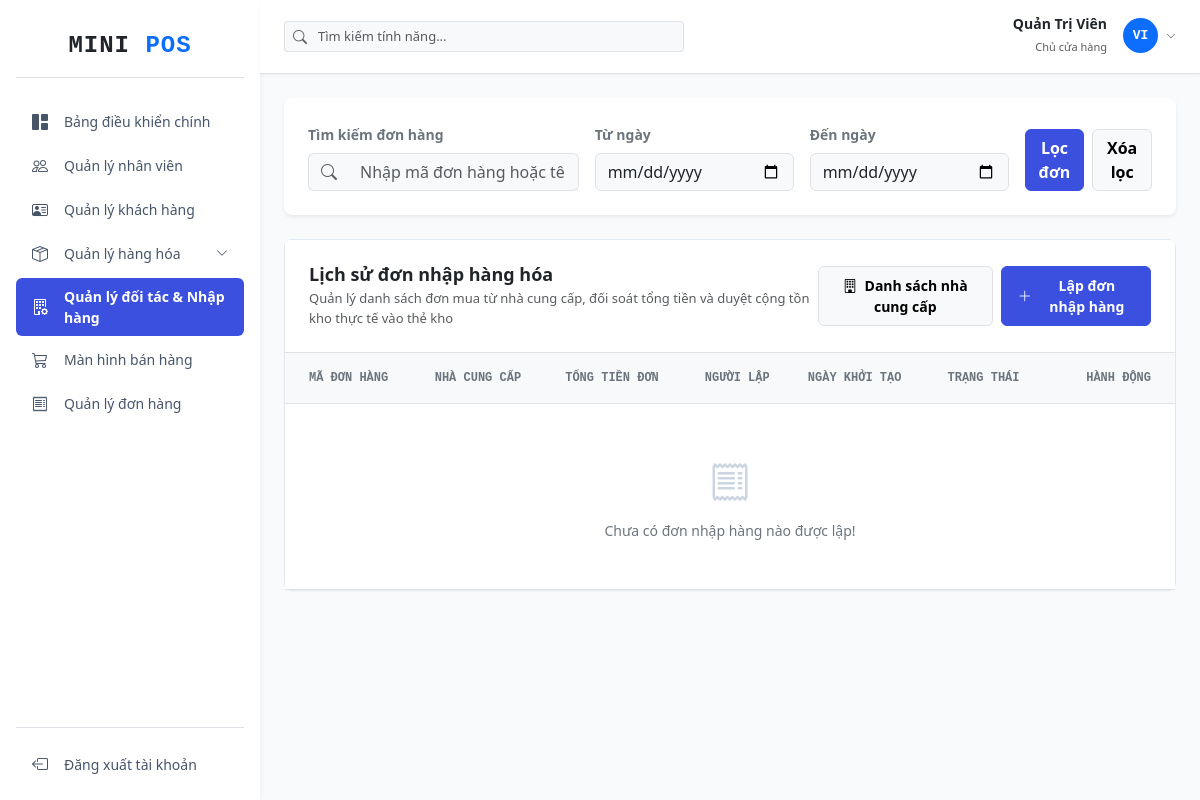
/supplier/orders (signed in), run on an earlier commit of the app's database.
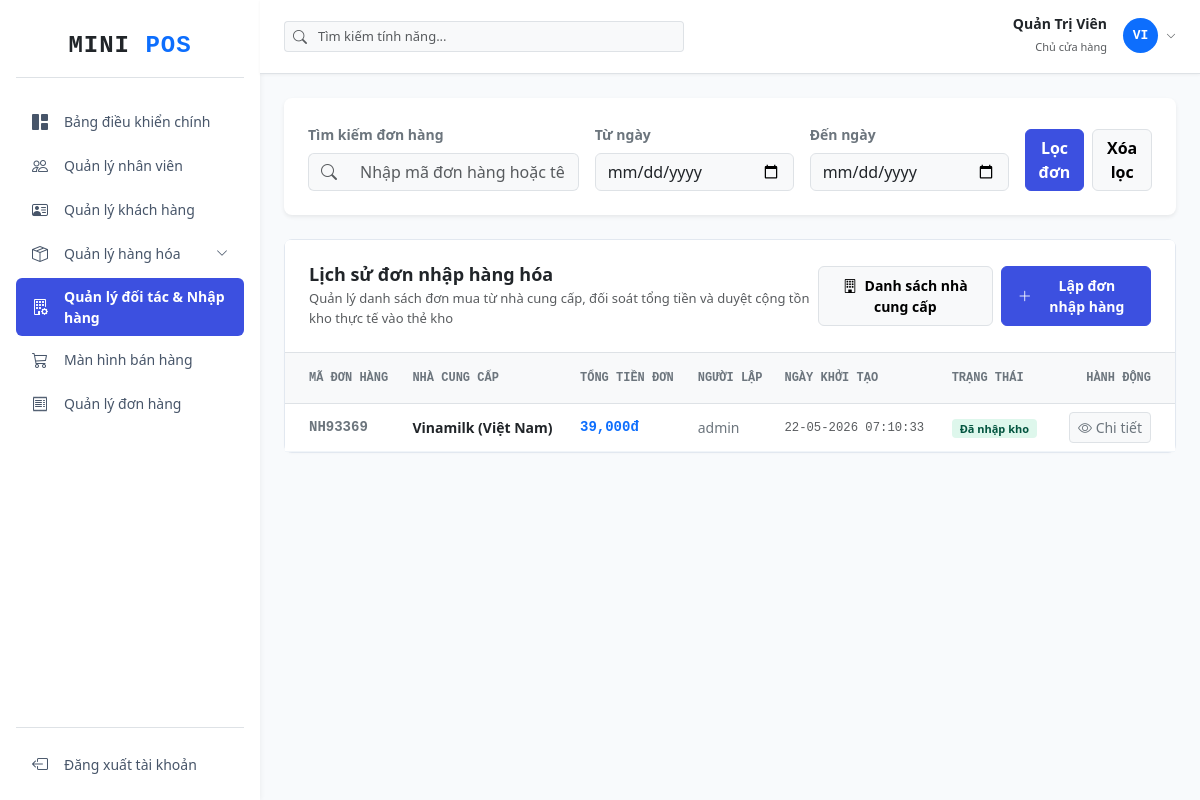
And on a later commit of the database.
### tables this page shows
CREATE TABLE `purchase_orders` (
  `id` int NOT NULL AUTO_INCREMENT,
  `purchase_code` varchar(50) NOT NULL,
  `supplier_id` int NOT NULL,
  `user_id` int NOT NULL,
  `total_amount` decimal(15,2) DEFAULT '0.00',
  `status` tinyint DEFAULT '0',
  `note` text,
  `created_at` timestamp NULL DEFAULT CURRENT_TIMESTAMP,
  PRIMARY KEY (`id`),
  UNIQUE KEY `purchase_code` (`purchase_code`),
  KEY `supplier_id` (`supplier_id`),
  KEY `user_id` (`user_id`),
  CONSTRAINT `purchase_orders_ibfk_1` FOREIGN KEY (`supplier_id`) REFERENCES `suppliers` (`id`),
  CONSTRAINT `purchase_orders_ibfk_2` FOREIGN KEY (`user_id`) REFERENCES `users` (`id`)
);

CREATE TABLE `suppliers` (
  `id` int NOT NULL AUTO_INCREMENT,
  `supplier_code` varchar(50) NOT NULL,
  `supplier_name` varchar(255) NOT NULL,
  `phone` varchar(20) NOT NULL,
  `email` varchar(100) DEFAULT NULL,
  `address` text,
  `status` tinyint DEFAULT '1',
  `created_at` timestamp NULL DEFAULT CURRENT_TIMESTAMP,
  PRIMARY KEY (`id`),
  UNIQUE KEY `supplier_code` (`supplier_code`)
);

CREATE TABLE `users` (
  `id` int NOT NULL AUTO_INCREMENT,
  `user_code` varchar(20) NOT NULL,
  `username` varchar(50) NOT NULL,
  `password` varchar(255) NOT NULL,
  `full_name` varchar(100) NOT NULL,
  `email` varchar(100) NOT NULL,
  `phone` varchar(15) DEFAULT NULL,
  `avatar` varchar(255) DEFAULT NULL,
  `gender` enum('male','female','other') DEFAULT 'other',
  `date_of_birth` date DEFAULT NULL,
  `address` text,
  `role_id` int DEFAULT NULL,
  `status` tinyint NOT NULL DEFAULT '1',
  `note` text,
  `created_at` timestamp NULL DEFAULT CURRENT_TIMESTAMP,
  `updated_at` timestamp NULL DEFAULT CURRENT_TIMESTAMP ON UPDATE CURRENT_TIMESTAMP,
  PRIMARY KEY (`id`),
  UNIQUE KEY `user_code` (`user_code`),
  UNIQUE KEY `username` (`username`),
  UNIQUE KEY `email` (`email`),
  KEY `fk_users_roles` (`role_id`),
  CONSTRAINT `fk_users_roles` FOREIGN KEY (`role_id`) REFERENCES `roles` (`id`) ON DELETE RESTRICT ON UPDATE CASCADE
);

### controllers/SupplierController.php (called while the page is built, shortened)
<?php
require_once 'models/SupplierModel.php';
class SupplierController
{
    private $supplierModel;
    public function __construct()
    {
        $database = new Database();
        $this->db = $database->getConnection();
        $this->supplierModel = new SupplierModel($this->db);
    }
    public function orders()
    {
        $search = isset($_GET['search']) ? trim($_GET['search']) : '';
        $start_date = isset($_GET['start_date']) ? trim($_GET['start_date']) : '';
        $end_date = isset($_GET['end_date']) ? trim($_GET['end_date']) : '';
        $orders = $this->supplierModel->getAllPurchaseOrders($search, $start_date, $end_date);
        require_once 'views/supplier/orders.php';
    }
}

### config/database.php (called while the page is built, shortened)
<?php
class Database
{
    private $host = DB_HOST;
    private $port = DB_PORT;
    private $db_name = DB_NAME;
    private $username = DB_USER;
    private $password = DB_PASS;
    public function getConnection()
    {
        $this->conn = null;
        try {
            $this->conn = new PDO("mysql:host=" . $this->host . ";port=" . $this->port . ";dbname=" . $this->db_name, $this->username, $this->password);
            $this->conn->setAttribute(PDO::ATTR_ERRMODE, PDO::ERRMODE_EXCEPTION);
            $this->conn->exec("set names utf8");
        } catch (PDOException $exception) {
            echo "Connection error: " . $exception->getMessage();
        }
        return $this->conn;
    }
}

### models/SupplierModel.php (called while the page is built, shortened)
<?php
class SupplierModel
{
    private $conn;
    public function __construct($db)
    {
        $this->conn = $db;
    }
    public function getAllPurchaseOrders($search = '', $start_date = '', $end_date = '')
    {
        $query = "SELECT po.*, s.supplier_name, u.username FROM purchase_orders po
                  JOIN suppliers s ON po.supplier_id = s.id
                  JOIN users u ON po.user_id = u.id
                  WHERE 1=1";
        $query .= " ORDER BY po.id DESC";
        $stmt = $this->conn->prepare($query);
        $stmt->execute();
        return $stmt->fetchAll(PDO::FETCH_ASSOC);
    }
}

### views/supplier/orders.php (the view, shortened to what the changed rows need)
<?php
require_once 'views/layout/header.php';
$orders = $orders ?? [];
?>
<div class="card card-custom bg-white mb-4">
    <div class="card-body p-0">
        <div class="table-responsive">
            <table class="table table-hover align-middle mb-0" id="tblPurchaseOrders">
                <thead class="table-light text-secondary font-monospace small border-bottom" style="background-color: #f8fafc;">
                    <tr>
                        <th class="ps-4 py-3 text-secondary" style="font-size: 12px;">MÃ ĐƠN HÀNG</th>
                        <th class="py-3 text-secondary" style="font-size: 12px;">NHÀ CUNG CẤP</th>
                        <th class="py-3 text-secondary" style="font-size: 12px;">TỔNG TIỀN ĐƠN</th>
                        <th class="py-3 text-secondary" style="font-size: 12px;">NGƯỜI LẬP</th>
                        <th class="py-3 text-secondary" style="font-size: 12px;">NGÀY KHỞI TẠO</th>
                        <th class="py-3 text-secondary" style="font-size: 12px;">TRẠNG THÁI</th>
                        <th class="text-end pe-4 py-3 text-secondary" style="font-size: 12px;">HÀNH ĐỘNG</th>
                    </tr>
                </thead>
                <tbody class="text-dark" style="font-size: 14px;">
                    <?php if (!empty($orders)): ?>
                        <?php foreach ($orders as $o): ?>
                            <tr style="border-bottom: 1px solid #f1f5f9;" id="order-row-<?php echo $o['id']; ?>">
                                <td class="ps-4 fw-bold font-monospace text-secondary"><?php echo $o['purchase_code']; ?></td>
                                <td class="fw-bold text-dark"><?php echo htmlspecialchars($o['supplier_name']); ?></td>
                                <td class="font-monospace fw-bold text-primary"><?php echo number_format($o['total_amount'], 0, '.', ','); ?>đ</td>
                                <td class="text-secondary"><?php echo htmlspecialchars($o['username']); ?></td>
                                <td class="text-muted font-monospace small"><?php echo date('d-m-Y H:i:s', strtotime($o['created_at'])); ?></td>
                                <td>
                                    <span class="badge rounded-1 px-2 py-1 fw-semibold status-badge-el" style="<?php echo $o['status'] == 1 ? 'background-color: #def7ec; color: #03543f; font-size: 11px;' : 'background-color: #fef2f2; color: #9b1c1c; font-size: 11px;'; ?>">
                                        <?php echo $o['status'] == 1 ? 'Đã nhập kho' : 'Chờ nhập kho'; ?>
                                    </span>
                                </td>
                                <td class="text-end pe-4">
                                    <div class="d-flex justify-content-end gap-1 btn-container-el">
                                        <button class="btn btn-sm btn-light border text-secondary px-2 shadow-none" onclick="viewOrderDetail(<?php echo $o['id']; ?>)"><i class="bi bi-eye"></i> Chi tiết</button>
                                    </div>
                                </td>
                            </tr>
                        <?php endforeach; ?>
                    <?php else: ?>
                        <tr><td colspan="7" class="text-center p-5 text-secondary"><i class="bi bi-receipt d-block mb-2" style="font-size: 40px; color: #cbd5e1;"></i>Chưa có đơn nhập hàng nào được lập!</td></tr>
                    <?php endif; ?>
                </tbody>
            </table>
        </div>
    </div>
</div>
<?php require_once 'views/layout/footer.php'; ?>

What changed in the data, as far as the page shows it:
added purchase_orders: purchase_code "NH93369", supplier.supplier_name "Vinamilk (Việt Nam)", total_amount "39,000", user.username "admin", created_at "22-05-2026 07:10:33", status "Đã nhập kho"
Also different on the page:
text no longer shown: "Chưa có đơn nhập hàng nào được lập!"
